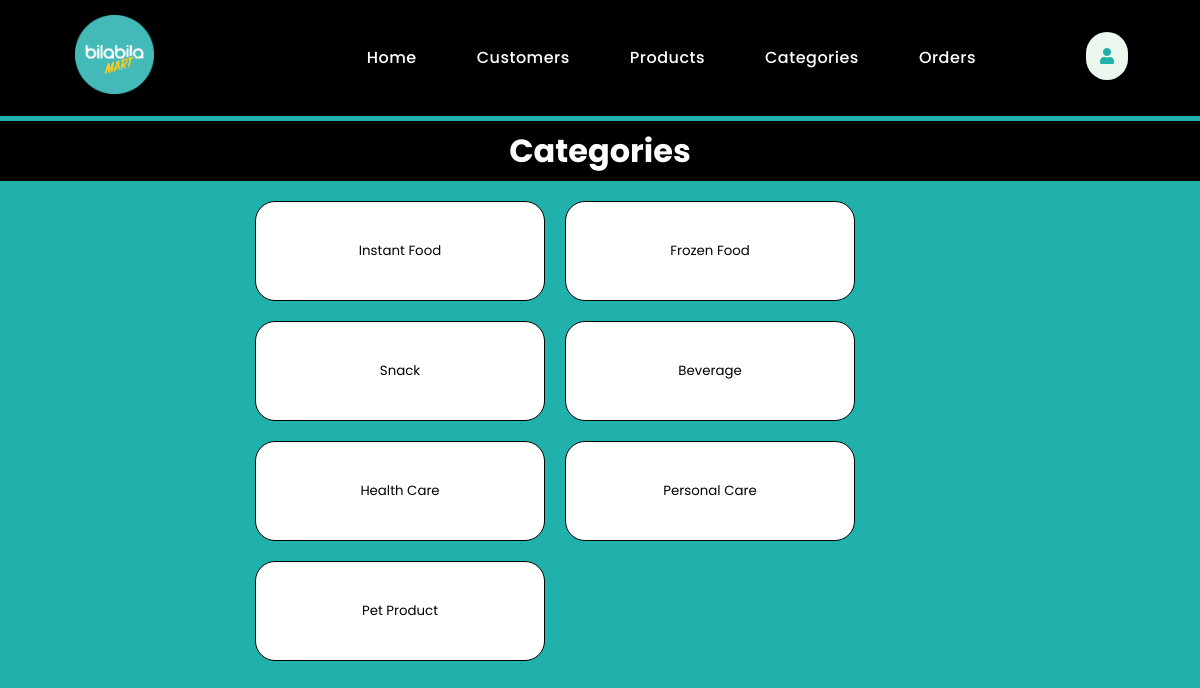
The page /admin/viewProductLists.php on the database its author committed.
### tables this page shows
CREATE TABLE `category` (
  `CategoryID` int(10) NOT NULL,
  `CategoryName` varchar(255) NOT NULL
);

### admin/viewProductLists.php (the view, shortened to what this page needs)
<?php
	include("adminHeader.php");
?>
<div class="title">
	<h1>Categories</h1>
</div>
<div class="categories">
	<?php
		$sql = "SELECT * FROM category";
		$result = mysqli_query($conn, $sql);
		while($category = mysqli_fetch_array($result)) {
	?>
	<form method="POST" action="manageProducts.php">
		<a href="manageProducts.php">
			<input type="submit" name="viewProducts" value="<?php echo $category['CategoryName']; ?>">
		</a>
	</form>
	<?php } ?>
</div>
<?php include("adminFooter.php");  ?>

### css/admin.css (style rules this page uses)
* { font-family: poppins; margin: 0px; padding: 0px; box-sizing: border-box; scroll-behavior: smooth; }
body { background-color: lightseagreen; }
a { text-decoration: none; }
.title { text-align: center; background-color: black; color: white; margin: 5px 0px; height: 60px; align-content: center; }
.categories { margin: 10px auto; display: flex; flex-wrap: wrap; width: 70%; padding-left: 65px; }
.categories input { border: 1px solid black; border-radius: 20px; margin: 10px; text-align: center; width: 290px; height: 100px; cursor: pointer; background-color: white; }
.orderTable select, input { cursor: pointer; text-align: center; border: 1px solid black; height: 30px; background-color: #D6EAF8; }

### rows shown on the page
category: viewProducts "Instant Food"
category: viewProducts "Frozen Food"
category: viewProducts "Snack"
category: viewProducts "Beverage"
category: viewProducts "Health Care"
category: viewProducts "Personal Care"
category: viewProducts "Pet Product"
